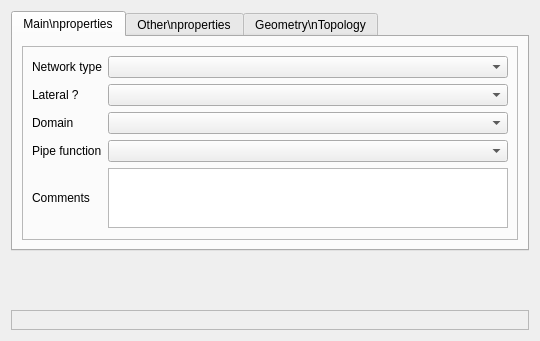
<?xml version="1.0" encoding="UTF-8"?>
<ui version="4.0">
 <class>Form_base3_wds</class>
 <widget class="QWidget" name="Form_base3_wds">
  <property name="geometry">
   <rect>
    <x>0</x>
    <y>0</y>
    <width>540</width>
    <height>341</height>
   </rect>
  </property>
  <property name="windowTitle">
   <string>Form</string>
  </property>
  <layout class="QVBoxLayout" name="verticalLayout" stretch="0,10,0">
   <property name="spacing">
    <number>3</number>
   </property>
   <item>
    <widget class="QTabWidget" name="tabWidget_2">
     <property name="currentIndex">
      <number>0</number>
     </property>
     <widget class="QWidget" name="tab_3">
      <attribute name="title">
       <string>Main\nproperties</string>
      </attribute>
      <layout class="QVBoxLayout" name="verticalLayout_5">
       <item>
        <widget class="QFrame" name="frame_5">
         <property name="frameShape">
          <enum>QFrame::StyledPanel</enum>
         </property>
         <property name="frameShadow">
          <enum>QFrame::Raised</enum>
         </property>
         <layout class="QGridLayout" name="gridLayout_5">
          <item row="0" column="0">
           <widget class="QLabel" name="label_11">
            <property name="text">
             <string>Network type</string>
            </property>
            <property name="wordWrap">
             <bool>true</bool>
            </property>
           </widget>
          </item>
          <item row="0" column="1">
           <widget class="QComboBox" name="comboBox_typeeau"/>
          </item>
          <item row="2" column="0">
           <widget class="QLabel" name="label">
            <property name="text">
             <string>Domain</string>
            </property>
            <property name="wordWrap">
             <bool>true</bool>
            </property>
           </widget>
          </item>
          <item row="3" column="1">
           <widget class="QComboBox" name="comboBox_fonctioncan"/>
          </item>
          <item row="3" column="0">
           <widget class="QLabel" name="label_7">
            <property name="text">
             <string>Pipe function</string>
            </property>
            <property name="wordWrap">
             <bool>true</bool>
            </property>
           </widget>
          </item>
          <item row="1" column="1">
           <widget class="QComboBox" name="comboBox_branchement"/>
          </item>
          <item row="2" column="1">
           <widget class="QComboBox" name="comboBox_domaine"/>
          </item>
          <item row="1" column="0">
           <widget class="QLabel" name="label_9">
            <property name="text">
             <string>Lateral ?</string>
            </property>
            <property name="wordWrap">
             <bool>true</bool>
            </property>
           </widget>
          </item>
          <item row="4" column="0">
           <widget class="QLabel" name="label_15">
            <property name="text">
             <string>Comments</string>
            </property>
            <property name="wordWrap">
             <bool>true</bool>
            </property>
           </widget>
          </item>
          <item row="4" column="1">
           <widget class="QTextBrowser" name="textBrowser_commentaire">
            <property name="maximumSize">
             <size>
              <width>16777215</width>
              <height>60</height>
             </size>
            </property>
            <property name="readOnly">
             <bool>false</bool>
            </property>
           </widget>
          </item>
         </layout>
        </widget>
       </item>
      </layout>
     </widget>
     <widget class="QWidget" name="tab_4">
      <attribute name="title">
       <string>Other\nproperties</string>
      </attribute>
      <layout class="QVBoxLayout" name="verticalLayout_4">
       <item>
        <widget class="QFrame" name="frame">
         <property name="frameShape">
          <enum>QFrame::StyledPanel</enum>
         </property>
         <property name="frameShadow">
          <enum>QFrame::Raised</enum>
         </property>
         <layout class="QGridLayout" name="gridLayout_2">
          <item row="0" column="0">
           <widget class="QLabel" name="label_3">
            <property name="text">
             <string>Material</string>
            </property>
            <property name="wordWrap">
             <bool>true</bool>
            </property>
           </widget>
          </item>
          <item row="0" column="1">
           <widget class="QComboBox" name="comboBox_materiau"/>
          </item>
          <item row="1" column="1">
           <widget class="QComboBox" name="comboBox_joint"/>
          </item>
          <item row="1" column="0">
           <widget class="QLabel" name="label_6">
            <property name="text">
             <string>Joints</string>
            </property>
            <property name="wordWrap">
             <bool>true</bool>
            </property>
           </widget>
          </item>
          <item row="4" column="1">
           <spacer name="verticalSpacer_2">
            <property name="orientation">
             <enum>Qt::Vertical</enum>
            </property>
            <property name="sizeHint" stdset="0">
             <size>
              <width>20</width>
              <height>40</height>
             </size>
            </property>
           </spacer>
          </item>
          <item row="3" column="1">
           <widget class="QComboBox" name="comboBox_modecircu"/>
          </item>
          <item row="2" column="0">
           <widget class="QLabel" name="label_4">
            <property name="text">
             <string>Cathodic protection</string>
            </property>
            <property name="wordWrap">
             <bool>true</bool>
            </property>
           </widget>
          </item>
          <item row="2" column="1">
           <widget class="QComboBox" name="comboBox_protectioncatho"/>
          </item>
          <item row="3" column="0">
           <widget class="QLabel" name="label_5">
            <property name="text">
             <string>Flow type</string>
            </property>
            <property name="wordWrap">
             <bool>true</bool>
            </property>
           </widget>
          </item>
         </layout>
        </widget>
       </item>
      </layout>
     </widget>
     <widget class="QWidget" name="tab_5">
      <attribute name="title">
       <string>Geometry\nTopology</string>
      </attribute>
      <layout class="QGridLayout" name="gridLayout_4">
       <item row="1" column="0">
        <widget class="QLabel" name="label_10">
         <property name="text">
          <string>Top pipe depth</string>
         </property>
         <property name="wordWrap">
          <bool>true</bool>
         </property>
        </widget>
       </item>
       <item row="0" column="0">
        <widget class="QLabel" name="label_2">
         <property name="text">
          <string>Diameter</string>
         </property>
         <property name="wordWrap">
          <bool>true</bool>
         </property>
        </widget>
       </item>
       <item row="0" column="2">
        <widget class="QToolButton" name="toolButton_diametre">
         <property name="text">
          <string>...</string>
         </property>
        </widget>
       </item>
       <item row="1" column="1">
        <widget class="QDoubleSpinBox" name="doubleSpinBox_gene">
         <property name="minimum">
          <double>-1.000000000000000</double>
         </property>
         <property name="maximum">
          <double>999999.000000000000000</double>
         </property>
        </widget>
       </item>
       <item row="0" column="1">
        <widget class="QDoubleSpinBox" name="doubleSpinBox_diametre">
         <property name="decimals">
          <number>3</number>
         </property>
         <property name="minimum">
          <double>-1.000000000000000</double>
         </property>
         <property name="maximum">
          <double>999999.000000000000000</double>
         </property>
        </widget>
       </item>
       <item row="1" column="2">
        <widget class="QToolButton" name="toolButton_gene">
         <property name="text">
          <string>...</string>
         </property>
        </widget>
       </item>
       <item row="2" column="1">
        <spacer name="verticalSpacer_3">
         <property name="orientation">
          <enum>Qt::Vertical</enum>
         </property>
         <property name="sizeHint" stdset="0">
          <size>
           <width>20</width>
           <height>40</height>
          </size>
         </property>
        </spacer>
       </item>
      </layout>
     </widget>
    </widget>
   </item>
   <item>
    <spacer name="verticalSpacer">
     <property name="orientation">
      <enum>Qt::Vertical</enum>
     </property>
     <property name="sizeHint" stdset="0">
      <size>
       <width>20</width>
       <height>40</height>
      </size>
     </property>
    </spacer>
   </item>
   <item>
    <widget class="QFrame" name="frame_2">
     <property name="frameShape">
      <enum>QFrame::StyledPanel</enum>
     </property>
     <property name="frameShadow">
      <enum>QFrame::Raised</enum>
     </property>
     <layout class="QGridLayout" name="gridLayout"/>
    </widget>
   </item>
  </layout>
 </widget>
 <resources>
  <include location="../../resources.qrc"/>
 </resources>
 <connections/>
</ui>
